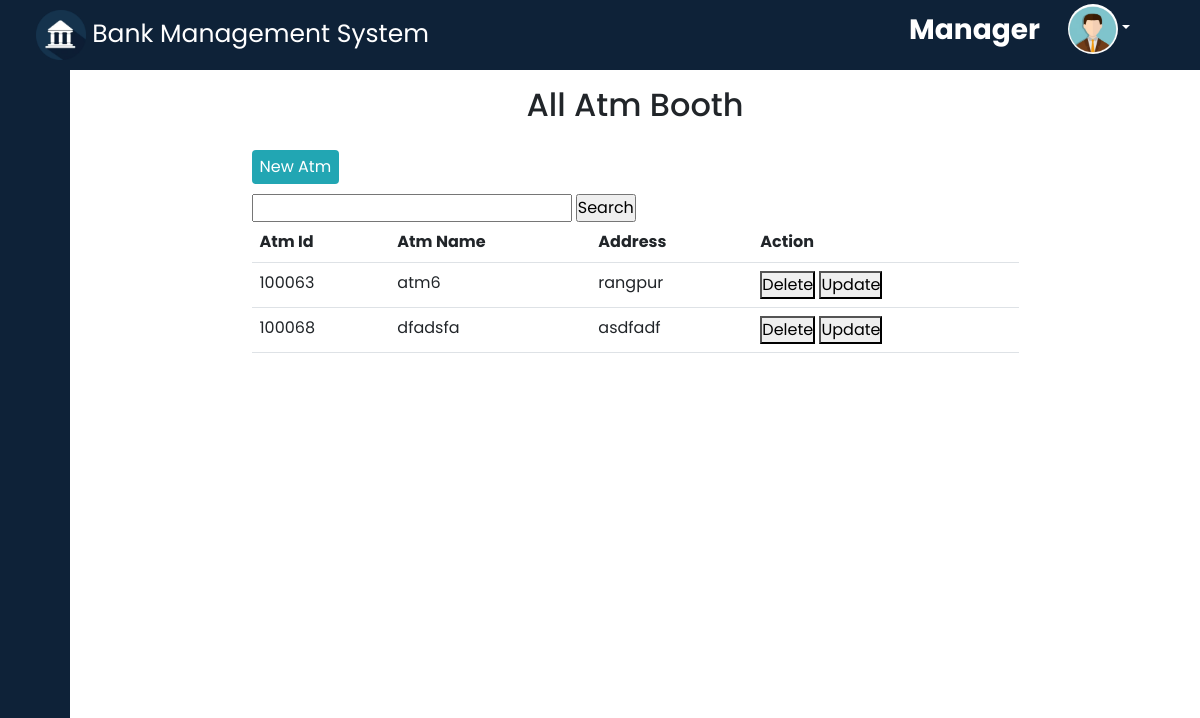
The app's page /manager/atm.php (signed in) with its own data.
### tables this page shows
CREATE TABLE `atm_booth` (
  `atm_id` int(11) NOT NULL,
  `name` varchar(255) DEFAULT NULL,
  `district` text NOT NULL,
  `division` text NOT NULL,
  `address` text DEFAULT NULL,
  `postal_code` int(11) NOT NULL,
  `capacity` int(11) NOT NULL,
  `atmc_name` text NOT NULL,
  `start_time` time NOT NULL,
  `closing_time` time NOT NULL,
  `add_info` text NOT NULL
);

### manager/atm.php (the view, shortened to what this page needs)
<!DOCTYPE html>
<html lang="en">
<head>
</head>
<?php
include "../database.php";
$search= "";
$query = "SELECT * FROM atm_booth where atm_id like '%$search%'";
$table = mysqli_query($con, $query);
?>
<body>
    <div>
        <?php include "manager_header.php" ?>
    </div>
    <div class="d-flex">
        <div>
            <?php include "manager_sidebar.php" ?>
        </div>
        <div class="main">
            <div class="cnt">
                <div class=" container">
                    <h2 class="d-flex justify-content-center mt-3 mb-3">All Atm Booth</h2>
                    <div>
                       <a href="add_atm.php"> <button class="new">New Atm</button></a>
                    </div>
                    <div>
                         <form action="" method="post">
                            <div>
                                 <input type="text" name="search" id="">
                                 <input type="submit" value="Search" name="searchbtn" id="">
                            </div>
                         </form>
                    </div>
                    <table class="table">
                        <tr>
                            <th>Atm Id</th>
                            <th>Atm Name</th>
                            <th>Address</th>
                            <th>Action</th>
                        </tr>
                        <?php
                        while ($row = mysqli_fetch_assoc($table)) {
                        ?>
                            <tr>
                                <td><?php echo $row['atm_id'] ?></td>
                                <td><?php echo $row['name'] ?></td>
                                <td><?php echo $row['address'] ?></td>
                                <td>
                                    <a href="delete_atm.php?atm_id=<?php echo $row['atm_id'] ?>"><button onclick=" return remove()">Delete</button></a>
                                    <a href="update_atm.php?atm_id=<?php echo $row['atm_id'] ?>"><button>Update</button></a>
                                </td>
                            </tr>
                        <?php } ?>
                    </table>
                </div>
            </div>
        </div>
    </div>
</body>
</html>

### manager/atm.php (style rules this page uses)
.cnt { width: 70%; }
.main { display: flex; justify-content: center; }
.new { border: none; border-radius: 4px; background-color: #22a6b3; margin: 10px 0 10px 0px; padding: 5px 8px; color: white; }

### manager/manager_header.php (style rules this page uses)
* { margin: 0; padding: 0; box-sizing: border-box; font-family: 'Poppins', sans-serif; }

### manager/manager_sidebar.php (style rules this page uses)
a { text-decoration: none; }
body { font-family: 'Poppins', sans-serif; }
.main { height: 100vh; overflow: scroll; width: 100%; }

### records on screen
atm_booth: atm_id "100063", name "atm6", address "rangpur"
atm_booth: atm_id "100068", name "dfadsfa", address "asdfadf"
